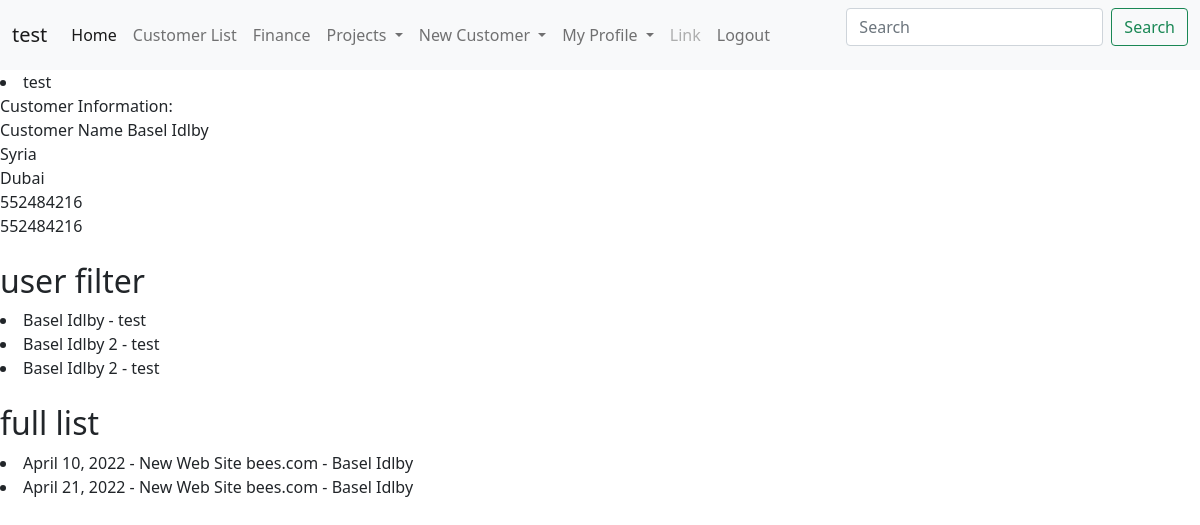
Page /UserCheckProject (signed in) on the committed database.
### CRM/models.py (models this page shows, shortened)
class CustomerInfoModel(models.Model):
    customerId = models.AutoField(primary_key=True)
    customerName = models.CharField(max_length=100 , unique=True)
    country = models.ForeignKey(countryListModel,on_delete=models.DO_NOTHING)
    address = models.CharField(max_length=150)
    mobileNumber = models.IntegerField(unique=True)
    workNumber = models.IntegerField()
    email = models.EmailField(max_length=50 , unique=True)
    userLogin = models.ForeignKey(User,on_delete=models.SET_NULL , null=True , blank=True )
    GA1 = models.CharField(max_length=100 , blank=True, null=True)
    GA2 = models.CharField(max_length=100 , blank=True, null=True)
    GA3 = models.CharField(max_length=100 , blank=True, null=True)
    GA4 = models.CharField(max_length=100 , blank=True, null=True)
    GB1 = models.BooleanField(default=False , blank=True, null=True)
    GB2 = models.BooleanField(default=False , blank=True, null=True)
    GB3 = models.BooleanField(default=False , blank=True, null=True)
    GB4 = models.BooleanField(default=False , blank=True, null=True)
    GD1 = models.DateField(blank=True, null=True)
    GD2 = models.DateField(blank=True, null=True)
    GD3 = models.DateField(blank=True, null=True)
    def __str__(self) -> str:
        return f"{self.customerName}"

class countryListModel(models.Model):
    countryId = models.AutoField(primary_key=True)
    countryName = models.CharField(max_length=50,unique=True)
    def __str__(self) -> str:
        return f"{self.countryName}"

class assignProjectModel(models.Model):
    assignId = models.AutoField(primary_key=True)
    customerId = models.ForeignKey(CustomerInfoModel,on_delete=models.DO_NOTHING)
    projectId = models.ForeignKey(ProjectInfoModel,on_delete=models.DO_NOTHING)
    assignDate = models.DateField(default=datetime.now)
    userLogin = models.ForeignKey(User,on_delete=models.SET_NULL , null=True , blank=True )

class ProjectInfoModel(models.Model):
    projectId = models.AutoField(primary_key=True)
    projectName = models.CharField(max_length=100 , unique=True)
    projectDesc =  models.CharField(max_length=300)
    startDate = models.DateField(default= datetime.now)
    endDate = models.DateField(blank=True, null=True)
    price = models.IntegerField()
    active = models.BooleanField(default=True)
    GA1 = models.CharField(max_length=100 , blank=True, null=True)
    GA2 = models.CharField(max_length=100 , blank=True, null=True)
    GB1 = models.BooleanField(default=False , blank=True, null=True)
    GB2 = models.BooleanField(default=False , blank=True, null=True)
    GD1 = models.DateField(blank=True, null=True)
    GD2 = models.DateField(blank=True, null=True)
    def __str__(self) -> str:
        return f"{self.projectName}"

### CRM/views.py (the view)
# urls.py: path('UserCheckProject',views.UserCheckProject,name='UserCheckProject'),
@login_required
def UserCheckProject(request):
    loginUser = User.objects.filter(username = request.user)
    try:
        q1 = assignProjectModel.objects.filter(userLogin = request.user)
    except Exception as e:
        q1 = 'NO Projects'
    try:
        CustomerIDFilter = q1.values_list('customerId')[0]
    except Exception as e:
        CustomerIDFilter = 'NO Projects'
    try:
        CustomerProjects = assignProjectModel.objects.filter(customerId = CustomerIDFilter)
    except Exception as e:
        CustomerProjects = ''
    try:
        customerProfile = CustomerInfoModel.objects.filter(customerId =  CustomerIDFilter[0])
    except Exception as e:
        customerProfile = ''
    context = {
     'q1':q1 ,
     'CustomerIDFilter':CustomerIDFilter,
     'CustomerProjects':CustomerProjects,
     'customerProfile':customerProfile,
     'loginUser' : loginUser
     }
    return render(request,'CRM/Profile.html',context)

### CRM/templates/CRM/Profile.html (shortened to what this page needs)
{% include 'CRM/base.html' %}
{% include 'CRM/navbar.html' %}
{% for x in loginUser %}
<li>{{x}}</li>
{% endfor %}
Customer Information:
<label for="Name">Customer Name</label>
{{customerProfile.0.customerName}} <br>
{{customerProfile.0.country}} <br>
{{customerProfile.0.address}} <br>
{{customerProfile.0.mobileNumber}} <br>
{{customerProfile.0.workNumber}} <br>
<h2>user filter</h2>
{% for x in q1 %}
<li>{{x.customerId}} - {{x.userLogin}}</li>
{% endfor %}
<h2>full list</h2>
{% for x in CustomerProjects %}
<li>{{x.assignDate}} - {{x.projectId}} - {{x.customerId}} </li>
{% endfor %}

### CRM/templates/CRM/base.html (shortened to what this page needs)
{% block content %}
<html lang="en">
<head>
    <link href="https://cdn.jsdelivr.net/npm/bootstrap@5.1.3/dist/css/bootstrap.min.css" rel="stylesheet">
</head>
<body>
</body>
</html>
{% endblock %}

### CRM/templates/CRM/navbar.html (shortened to what this page needs)
{% block content %}
<nav class="navbar navbar-expand-lg navbar-light bg-light">
    <div class="container-fluid">
      <a class="navbar-brand" href="#">{{user.get_username}}</a>
      <div class="collapse navbar-collapse" id="navbarScroll">
        <ul class="navbar-nav me-auto my-2 my-lg-0 navbar-nav-scroll" style="--bs-scroll-height: 100px;">
          <li class="nav-item">
            <a class="nav-link active" aria-current="page" href="{% url 'CRM:customerList' %}">Home</a>
          </li>
          <li class="nav-item">
            <a class="nav-link" href="#">Customer List</a>
          </li>
          <li class="nav-item">
            <a class="nav-link" href="#">Finance</a>
          </li>
          <li class="nav-item dropdown">
            <a class="nav-link dropdown-toggle" href="#" id="navbarScrollingDropdown" role="button" data-bs-toggle="dropdown" aria-expanded="false">
              Projects
            </a>
          </li>
          <li class="nav-item dropdown">
            <a class="nav-link dropdown-toggle" href="#" id="navbarScrollingDropdown" role="button" data-bs-toggle="dropdown" aria-expanded="false">
              New Customer
            </a>
          </li>
          <li class="nav-item dropdown">
            <a class="nav-link dropdown-toggle" href="#" id="navbarScrollingDropdown" role="button" data-bs-toggle="dropdown" aria-expanded="false">
              My Profile
            </a>
          </li>
          <li class="nav-item">
            <a class="nav-link disabled">Link</a>
          </li>
          {% if user.is_authenticated %}
          <li class="nav-item">
            <a class="nav-link" href="{% url 'logout' %}">Logout</a>
          </li>
          {% else %}
          <li class="nav-item"></li>
          <a class="nav-link" href="{% url 'login' %}">Login</a>
        </li>
          {% endif %}
        </ul>
        <form class="d-flex">
          <input class="form-control me-2" type="search" placeholder="Search" aria-label="Search">
          <button class="btn btn-outline-success" type="submit">Search</button>
        </form>
      </div>
    </div>
  </nav>
  {% endblock %}

### rows in the picture
CustomerInfoModel: customerName "Basel Idlby", country.countryName "Syria", address "Dubai", mobileNumber "552484216", workNumber "552484216"
assignProjectModel: customerId "Basel Idlby", userLogin "test", assignDate "April 10, 2022", projectId "New Web Site bees.com"
assignProjectModel: customerId "Basel Idlby 2", userLogin "test"
assignProjectModel: customerId "Basel Idlby 2", userLogin "test"
assignProjectModel: assignDate "April 21, 2022", projectId "New Web Site bees.com", customerId "Basel Idlby"

### other values in the picture
{{ user.get_username }} "test"
{{ x }} "test"
